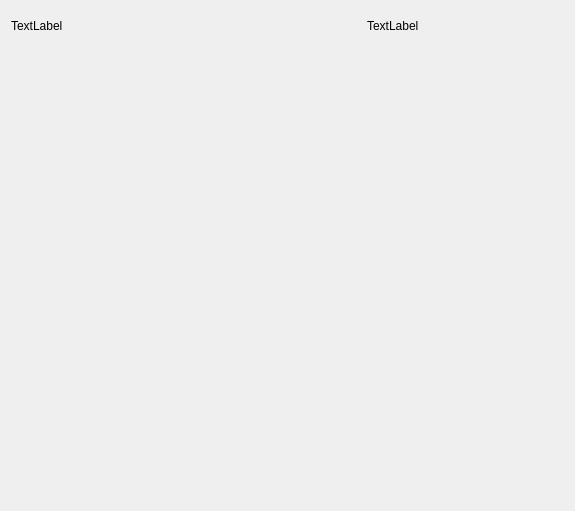
<?xml version="1.0" encoding="UTF-8"?>
<ui version="4.0">
 <class>plot_ui</class>
 <widget class="QWidget" name="plot_ui">
  <property name="geometry">
   <rect>
    <x>0</x>
    <y>0</y>
    <width>575</width>
    <height>511</height>
   </rect>
  </property>
  <property name="windowTitle">
   <string>Form</string>
  </property>
  <layout class="QVBoxLayout" name="verticalLayout_2">
   <item>
    <layout class="QVBoxLayout" name="verticalLayout">
     <item>
      <layout class="QHBoxLayout" name="horizontalLayout">
       <item>
        <widget class="QLabel" name="label_out">
         <property name="sizePolicy">
          <sizepolicy hsizetype="Preferred" vsizetype="Minimum">
           <horstretch>0</horstretch>
           <verstretch>30</verstretch>
          </sizepolicy>
         </property>
         <property name="minimumSize">
          <size>
           <width>350</width>
           <height>30</height>
          </size>
         </property>
         <property name="maximumSize">
          <size>
           <width>16777215</width>
           <height>40</height>
          </size>
         </property>
         <property name="text">
          <string>TextLabel</string>
         </property>
        </widget>
       </item>
       <item>
        <widget class="QLabel" name="label_err">
         <property name="sizePolicy">
          <sizepolicy hsizetype="Preferred" vsizetype="Minimum">
           <horstretch>0</horstretch>
           <verstretch>0</verstretch>
          </sizepolicy>
         </property>
         <property name="minimumSize">
          <size>
           <width>100</width>
           <height>30</height>
          </size>
         </property>
         <property name="maximumSize">
          <size>
           <width>16777215</width>
           <height>40</height>
          </size>
         </property>
         <property name="text">
          <string>TextLabel</string>
         </property>
        </widget>
       </item>
      </layout>
     </item>
     <item>
      <widget class="PlotWidget" name="curve_plot" native="true">
       <property name="sizePolicy">
        <sizepolicy hsizetype="Preferred" vsizetype="Expanding">
         <horstretch>0</horstretch>
         <verstretch>0</verstretch>
        </sizepolicy>
       </property>
      </widget>
     </item>
    </layout>
   </item>
  </layout>
 </widget>
 <customwidgets>
  <customwidget>
   <class>PlotWidget</class>
   <extends>QWidget</extends>
   <header>pyqtgraph</header>
   <container>1</container>
  </customwidget>
 </customwidgets>
 <resources/>
 <connections/>
</ui>
